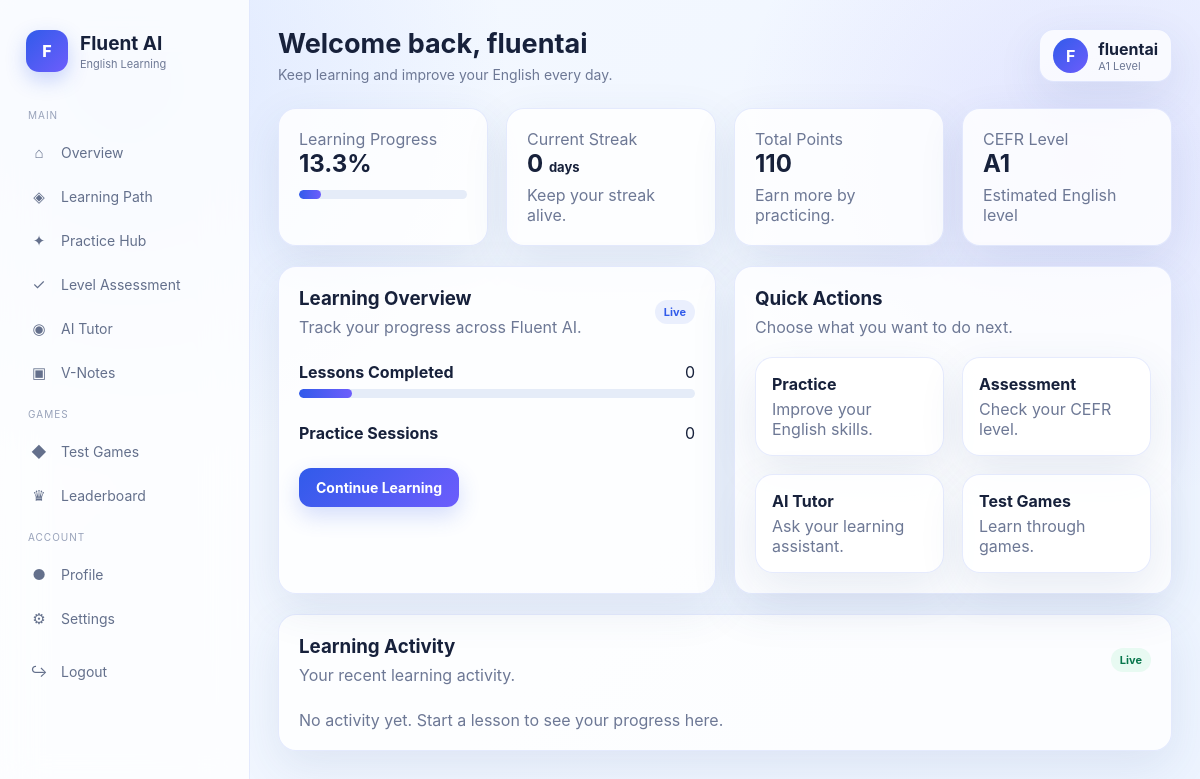
Page /dashboard/ (signed in) on the earlier database version.
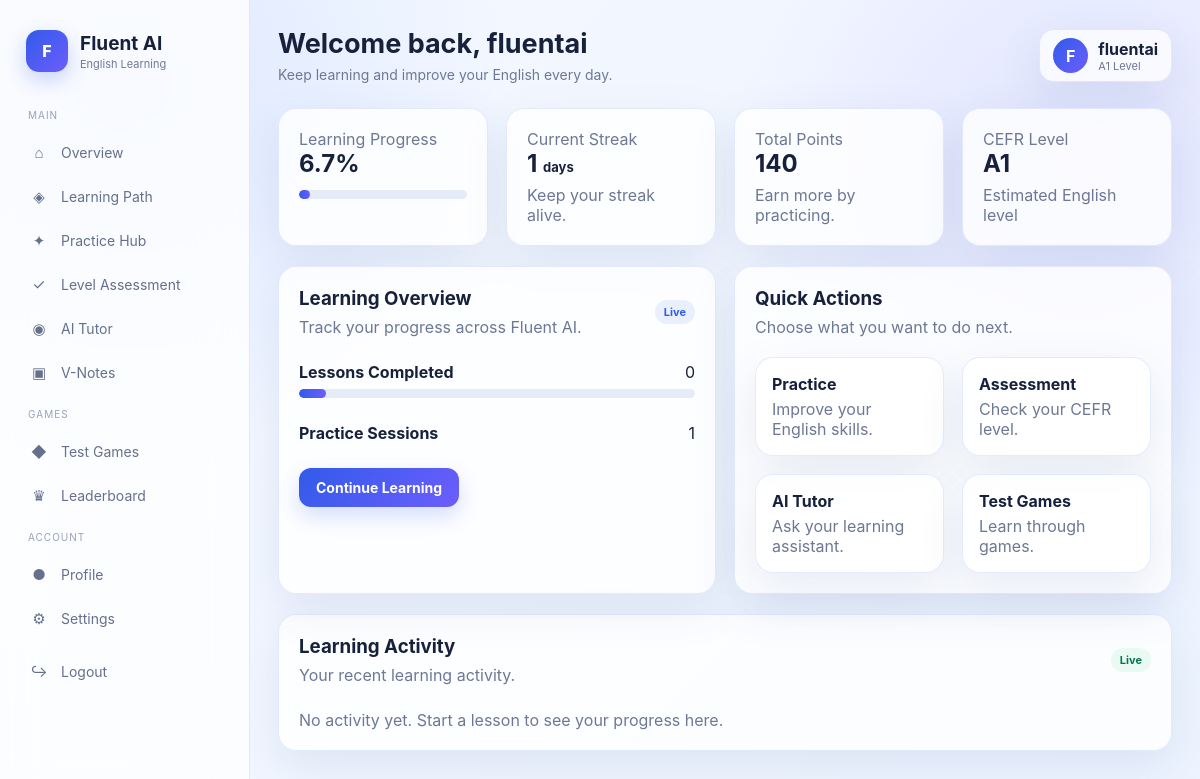
Same page on the later database version.
### learning/models.py (models this page shows, shortened)
class UserProfile(models.Model):
    LEVEL_CHOICES = [
        ("BEGINNER", "Beginner"),
        ("ELEMENTARY", "Elementary"),
        ("INTERMEDIATE", "Intermediate"),
        ("ADVANCED", "Advanced"),
    ]
    user = models.OneToOneField(
        User,
        on_delete=models.CASCADE,
        related_name="profile"
    )
    level = models.CharField(
        max_length=20,
        choices=LEVEL_CHOICES,
        default="BEGINNER"
    )
    cefr_level = models.CharField(
        max_length=5,
        default="A1"
    )
    points = models.PositiveIntegerField(default=0)
    streak = models.PositiveIntegerField(default=0)
    progress_percent = models.FloatField(default=0)
    completed_lessons = models.PositiveIntegerField(default=0)
    last_active = models.DateTimeField(
        null=True,
        blank=True
    )
    bio = models.TextField(blank=True)
    notifications_enabled = models.BooleanField(
        default=True
    )
    dark_mode = models.BooleanField(
        default=False
    )
    created_at = models.DateTimeField(
        auto_now_add=True
    )
    updated_at = models.DateTimeField(
        auto_now=True
    )

### learning/views.py (the view)
# urls.py: path("dashboard/", views.dashboard, name="dashboard"),
@login_required
def dashboard(request):
    payload = dashboard_payload(
        request.user
    )
    recent = LearningEvent.objects.filter(
        user=request.user
    ).order_by("-created_at")[:6]
    return render(
        request,
        "dashboard.html",
        {
            "profile": get_profile(request.user),
            "payload": payload,
            "recent": recent,
        }
    )

### learning/views.py (called while the page is built)
def get_profile(user):
    profile, created = UserProfile.objects.get_or_create(
        user=user
    )
    return profile

### learning/templates/dashboard.html (shortened to what the changed rows need)
{% extends "base.html" %}
{% block content %}
<div class="topbar">
    <div class="page-title">
        <h1>
            Welcome back, {{ user.first_name|default:user.username }}
        </h1>
    </div>
    <div class="user-pill">
        <div>
            <strong>{{ user.username }}</strong>
            <div class="muted" style="font-size:11px;">
                {{ payload.cefr|default:"A1" }} Level
            </div>
        </div>
    </div>
</div>
<div class="grid grid-4">
    <div class="card">
        <p class="muted">Learning Progress</p>
        <h2 id="progressValue">
            {{ payload.progress|default:0 }}%
        </h2>
        <div class="progress" style="margin-top:12px;">
            <div
                id="progressBar"
                class="progress-bar"
                data-width="{{ payload.progress|default:0 }}"
            ></div>
        </div>
    </div>
    <div class="card">
        <p class="muted">Current Streak</p>
        <h2>
            {{ payload.streak|default:0 }}
            <span style="font-size:13px;">days</span>
        </h2>
        <p class="muted" style="margin-top:7px;">
            Keep your streak alive.
        </p>
    </div>
    <div class="card">
        <p class="muted">Total Points</p>
        <h2 id="pointsValue">
            {{ payload.points|default:0 }}
        </h2>
        <p class="muted" style="margin-top:7px;">
            Earn more by practicing.
        </p>
    </div>
    <div class="card">
        <p class="muted">CEFR Level</p>
        <h2 id="cefrValue">
            {{ payload.cefr|default:"A1" }}
        </h2>
        <p class="muted" style="margin-top:7px;">
            Estimated English level
        </p>
    </div>
</div>
<div class="grid grid-2" style="margin-top:20px;">
    <div class="card">
        <div style="margin-top:25px;">
            <div class="progress">
                <div
                    class="progress-bar"
                    data-width="{{ payload.progress|default:0 }}"
                ></div>
            </div>
        </div>
        <div style="margin-top:25px;">
            <div style="display:flex; justify-content:space-between; margin-bottom:7px;">
                <strong>Practice Sessions</strong>
                <span>{{ payload.practice|default:0 }}</span>
            </div>
        </div>
    </div>
</div>
{% endblock %}

Differences in the rows shown:
changed UserProfile: progress "13.3" → "6.7"
Other differences:
{{ payload.progress|default:0 }}: 13.3 → 6.7 (drawn)
{{ payload.streak|default:0 }}: "0" → "1"
{{ payload.points|default:0 }}: "110" → "140"
{{ payload.practice|default:0 }}: "0" → "1"
